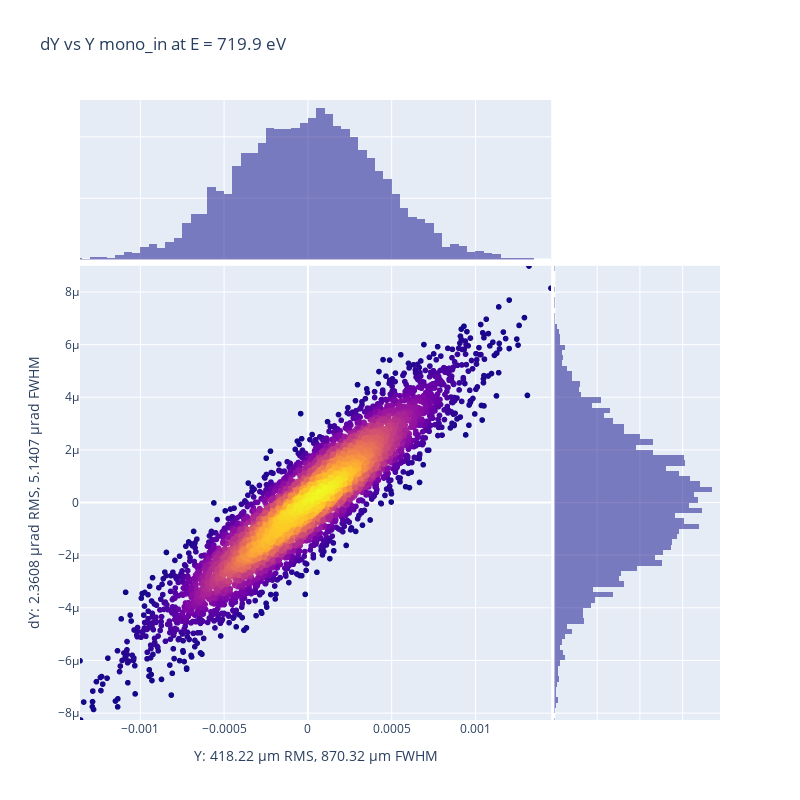

Here is the notebook cell this chart was saved with:
### Code cell
opx.plot_spd_plotly(oe.get_diagram(distance_from_oe=0), oe_name=oe.name, x_key="Y", y_key="dY", 
                show_map=False, light_plot=False, orthonorm=False, save_in_file="", return_fwhm=False,)

### Figure 1 — Plotly figure (JSON) as saved in the notebook; plotly's stock layout.template omitted (floating-point values rounded to 4 significant figures; data arrays with more than 128 entries replaced by an {"elided": "..."} marker saying what was removed)
{"data": [{"hovertemplate": "Y=%{x}<br>dY=%{y}<br>color=%{marker.color}<extra></extra>", "legendgroup": "", "marker": {"color": {"elided": "5000 float values"}, "coloraxis": "coloraxis", "symbol": "circle"}, "mode": "markers", "name": "", "showlegend": false, "type": "scattergl", "x": {"elided": "5000 float values"}, "xaxis": "x", "y": {"elided": "5000 float values"}, "yaxis": "y"}, {"alignmentgroup": "True", "bingroup": "x", "hovertemplate": "Y=%{x}<br>count=%{y}<extra></extra>", "legendgroup": "", "marker": {"color": "#0d0887"}, "name": "", "offsetgroup": "", "opacity": 0.5, "showlegend": false, "type": "histogram", "x": {"elided": "5000 float values"}, "xaxis": "x3", "yaxis": "y3"}, {"alignmentgroup": "True", "bingroup": "y", "hovertemplate": "dY=%{y}<br>count=%{x}<extra></extra>", "legendgroup": "", "marker": {"color": "#0d0887"}, "name": "", "offsetgroup": "", "opacity": 0.5, "showlegend": false, "type": "histogram", "xaxis": "x2", "y": {"elided": "5000 float values"}, "yaxis": "y2"}], "layout": {"barmode": "overlay", "coloraxis": {"colorbar": {"title": {"text": "color"}}, "colorscale": [[0, "#0d0887"], [0.1111, "#46039f"], [0.2222, "#7201a8"], [0.3333, "#9c179e"], [0.4444, "#bd3786"], [0.5556, "#d8576b"], [0.6667, "#ed7953"], [0.7778, "#fb9f3a"], [0.8889, "#fdca26"], [1, "#f0f921"]], "showscale": false}, "height": 800, "legend": {"tracegroupgap": 0}, "title": {"text": "dY vs Y mono_in at E = 719.9 eV"}, "width": 800, "xaxis": {"anchor": "y", "domain": [0, 0.7363], "range": [-0.00136, 0.001452], "title": {"text": "Y: 418.22 µm RMS, 870.32 µm FWHM"}}, "xaxis2": {"anchor": "y2", "domain": [0.7413, 1], "matches": "x2", "showgrid": true, "showline": false, "showticklabels": false, "ticks": ""}, "xaxis3": {"anchor": "y3", "domain": [0, 0.7363], "matches": "x", "showgrid": true, "showticklabels": false}, "xaxis4": {"anchor": "y4", "domain": [0.7413, 1], "matches": "x2", "showgrid": true, "showline": false, "showticklabels": false, "ticks": ""}, "yaxis": {"anchor": "x", "domain": [0, 0.7326], "range": [-8.263e-06, 8.995e-06], "title": {"text": "dY: 2.3608 µrad RMS, 5.1407 µrad FWHM"}}, "yaxis2": {"anchor": "x2", "domain": [0, 0.7326], "matches": "y", "showgrid": true, "showticklabels": false}, "yaxis3": {"anchor": "x3", "domain": [0.7426, 1], "matches": "y3", "showgrid": true, "showline": false, "showticklabels": false, "ticks": ""}, "yaxis4": {"anchor": "x4", "domain": [0.7426, 1], "matches": "y3", "showgrid": true, "showline": false, "showticklabels": false, "ticks": ""}}}
